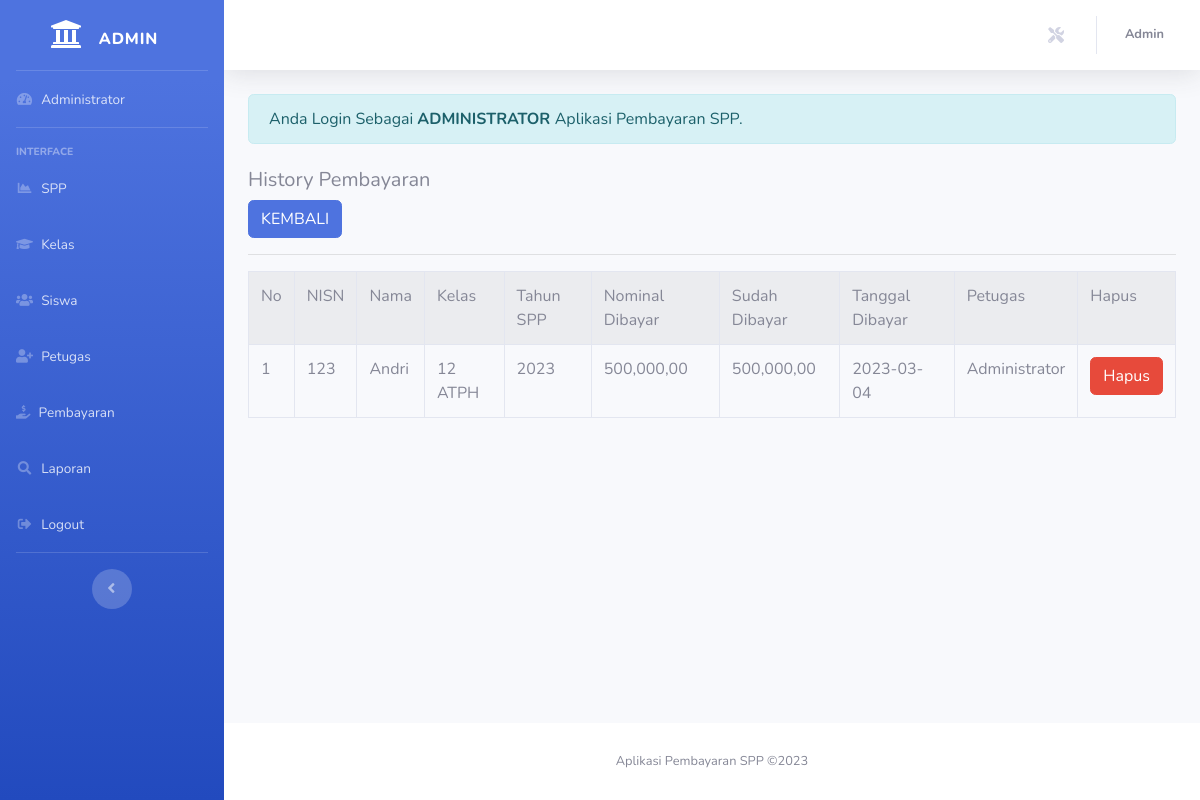
Screenshot of /admin/admin.php?url=history-pembayaran&nisn=123 (signed in) with the database file from the repository.
### tables this page shows
CREATE TABLE `pembayaran` (
  `id_pembayaran` int(11) NOT NULL,
  `id_petugas` int(11) NOT NULL,
  `nisn` varchar(10) NOT NULL,
  `tgl_bayar` date NOT NULL,
  `bulan_dibayar` varchar(8) NOT NULL,
  `tahun_dibayar` varchar(4) NOT NULL,
  `id_spp` int(11) NOT NULL,
  `jumlah_bayar` int(11) NOT NULL
);

CREATE TABLE `siswa` (
  `nisn` char(10) NOT NULL,
  `nis` char(8) NOT NULL,
  `nama` varchar(35) NOT NULL,
  `id_kelas` int(11) NOT NULL,
  `alamat` text NOT NULL,
  `no_telp` varchar(13) NOT NULL,
  `id_spp` int(11) NOT NULL
);

CREATE TABLE `kelas` (
  `id_kelas` int(11) NOT NULL,
  `nama_kelas` varchar(10) NOT NULL,
  `kompetensi_keahlian` varchar(50) NOT NULL
);

CREATE TABLE `spp` (
  `id_spp` int(11) NOT NULL,
  `tahun` int(11) NOT NULL,
  `nominal` int(11) NOT NULL
);

CREATE TABLE `petugas` (
  `id_petugas` int(11) NOT NULL,
  `username` varchar(25) NOT NULL,
  `password` varchar(32) NOT NULL,
  `nama_petugas` varchar(35) NOT NULL,
  `level` enum('Admin','Petugas','','') NOT NULL
);

### admin/history-pembayaran.php (the view)
<?php
$nisn = $_GET['nisn'];
?>
<h5>History Pembayaran</h5>
<a href="?url=pembayaran" class="btn btn-primary">KEMBALI</a>
<hr>
<table class="table table-striped table-bordered">
    <tr class="fw-bold">
        <td>No</td>
        <td>NISN</td>
        <td>Nama</td>
        <td>Kelas</td>
        <td>Tahun SPP</td>
        <td>Nominal Dibayar</td>
        <td>Sudah Dibayar</td>
        <td>Tanggal Dibayar</td>
        <td>Petugas</td>
        <td>Hapus</td>
    </tr>
    <?php
        include'../koneksi.php';
        $no = 1;
        $sql = "SELECT*FROM pembayaran,siswa,kelas,spp,petugas WHERE pembayaran.nisn=siswa.nisn AND siswa.id_kelas=kelas.id_kelas AND pembayaran.id_spp=spp.id_spp AND pembayaran.id_petugas=petugas.id_petugas AND pembayaran.nisn='$nisn' ORDER BY tgl_bayar DESC";
        $query = mysqli_query($koneksi, $sql);
        foreach ($query as $data ){
            ?>
            <tr>
                <td><?php echo $no++; ?></td>
                <td><?php echo $data['nisn'] ?></td>
                <td><?php echo $data['nama'] ?></td>
                <td><?php echo $data['nama_kelas'] ?></td>
                <td><?php echo $data['tahun'] ?></td>
                <td><?php echo number_format($data['nominal'],2,',',',') ;?></td>
                <td><?php echo number_format($data['jumlah_bayar'],2,',',',') ;?></td>
                <td><?php echo $data['tgl_bayar'] ?></td>
                <td><?php echo $data['nama_petugas'] ?></td>
                <td>
                    <a href="?url=hapus-pembayaran&id_pembayaran=<?= $data['id_pembayaran'] ?>" class='btn btn-danger'> Hapus </a>
                </td>
            </tr>
      <?php } ?>
</table>

### rows the page displays
pembayaran: nisn.nisn "123", nisn.nama "Andri", kelas.nama_kelas "12 ATPH", spp.tahun "2023", spp.nominal "500,000,00", jumlah_bayar "500,000,00", tgl_bayar "2023-03-04", id_petugas.nama_petugas "Administrator"

### other values shown
$_SESSION['level'] "Admin"
